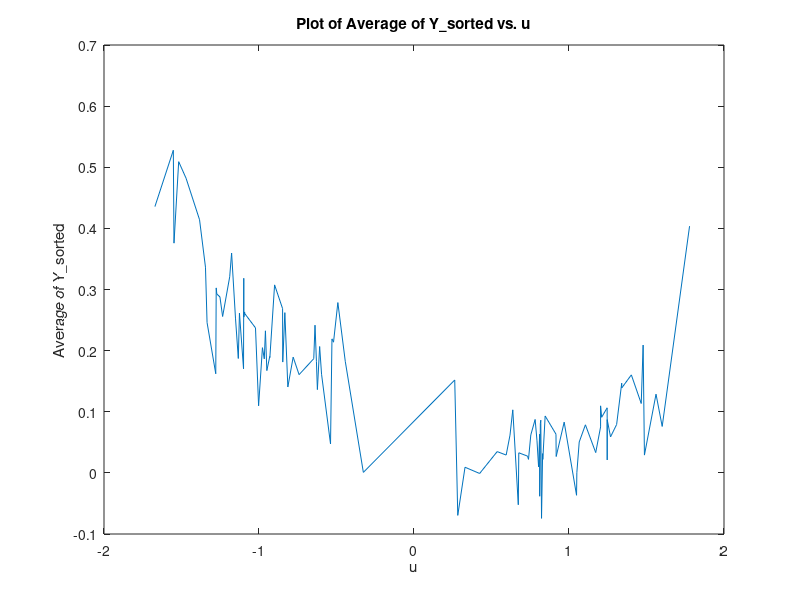

Reproduce this figure in MATLAB.
clc
clear

% Define your parameters
theta = [0.3, -0.5, 0.5, 0.2, 0.4];
u_mean = 1;
u_variance = 0.12;

% Initialize a matrix to store all the Y values
Y_all = zeros(100, 100);


    % Generate half of u values from N(u_mean, u_variance)
    half_size = 100/2;
    u_half1 = u_mean + sqrt(u_variance) * randn(half_size, 1);

    % Generate half of u values from N(-u_mean, u_variance)
    u_half2 = -u_mean + sqrt(u_variance) * randn(half_size, 1);
    u = [u_half1; u_half2];

    % Generate X matrix
    X = [ones(100,1), u, u.^2/2, u.^3/3, u.^4/4];

for i = 1:100
    % Generate noise N(mu, sigma)
    mu = zeros(100, 1);
    sigma = sqrt(2) * ones(100, 1);
    N = mu + sigma .* randn(100, 1);

    % Calculate Y
    Y = X * theta' + N;
    
    % Store Y in the matrix
    Y_all(:, i) = Y;
end

% Perform LS estimation
theta_hat_LS = inv(X' * X) * X' * Y_all;

 % Calculate Y_hat
 Y_hat = X .* theta_hat_LS';

% Sort X
[~, idx] = sort(X(:, 2)); % Sorting according to the second column (u)
X_sorted = X(idx, :);

% Sort Y according to the indexes of sorted X
Y_sorted = Y_hat(idx, :);

% Calculate the average of each column of Y_sorted
Y_avg = mean(Y_sorted, 2); % Take the mean along the rows (each column)

% Plot the average of Y_sorted with respect to u
figure;
plot(u(idx, :), Y_avg, '-');
xlabel('u');
ylabel('Average of Y\_sorted');
title('Plot of Average of Y\_sorted vs. u');
